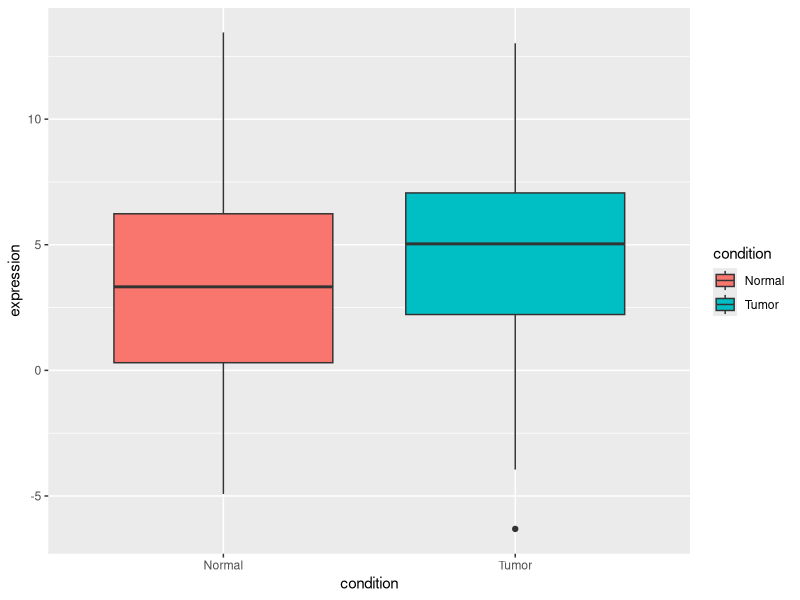
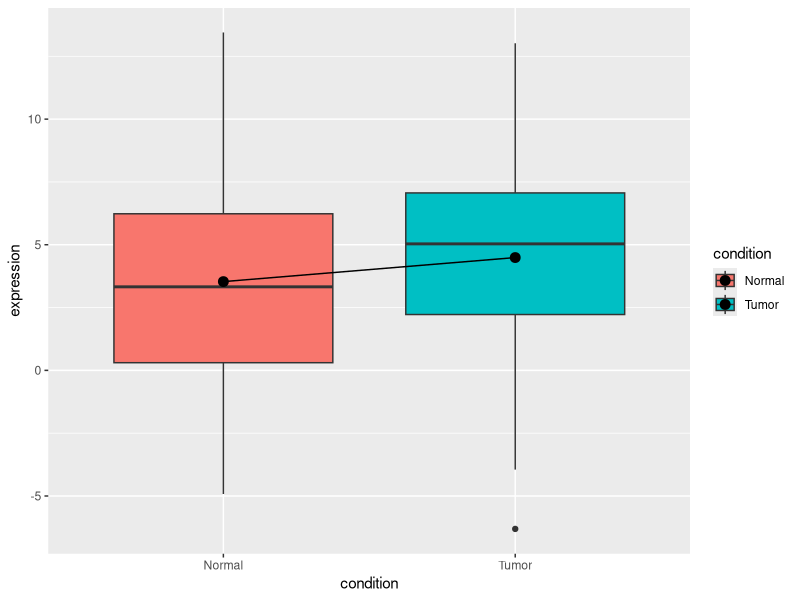
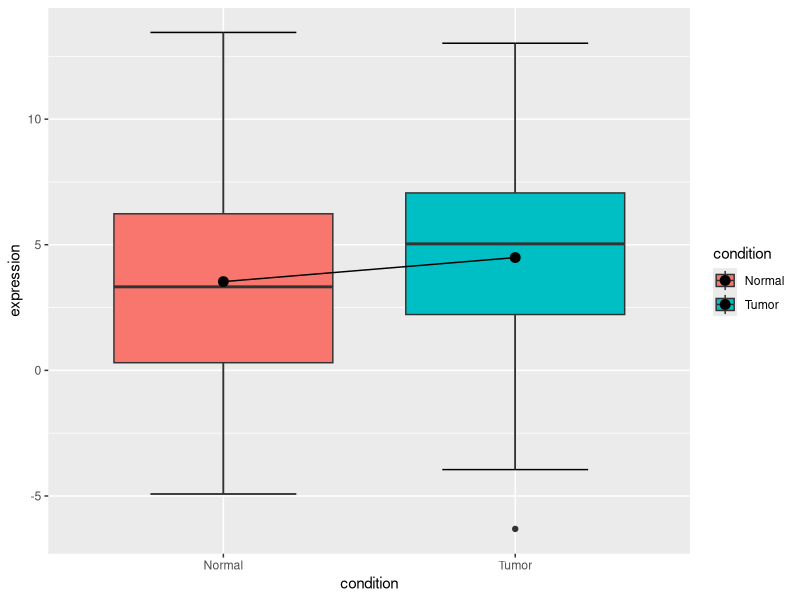
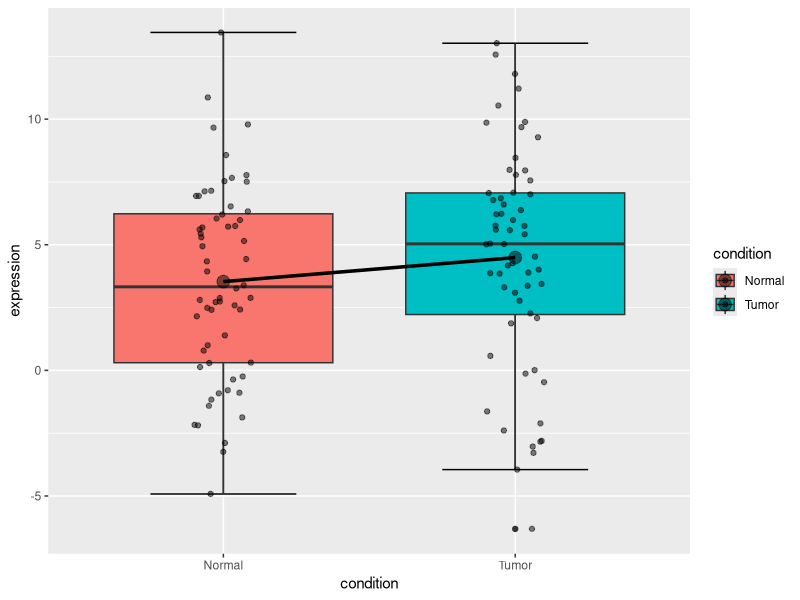
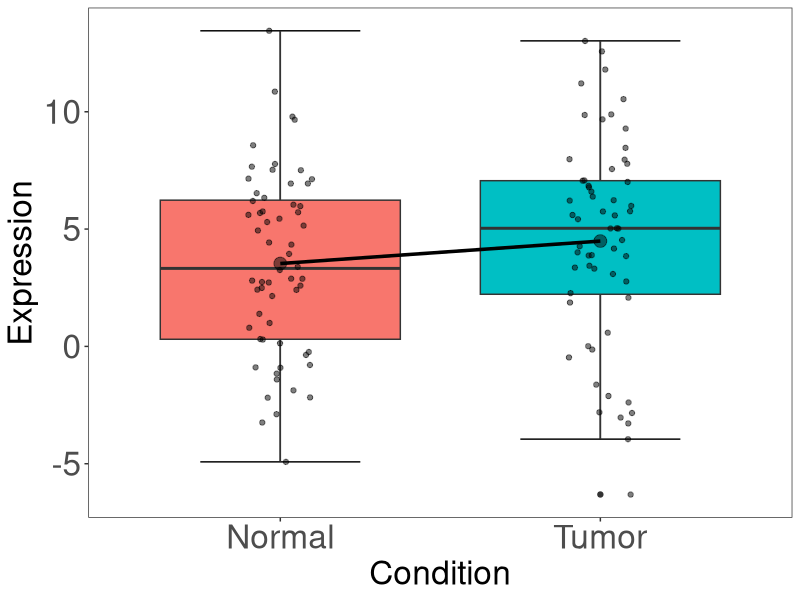
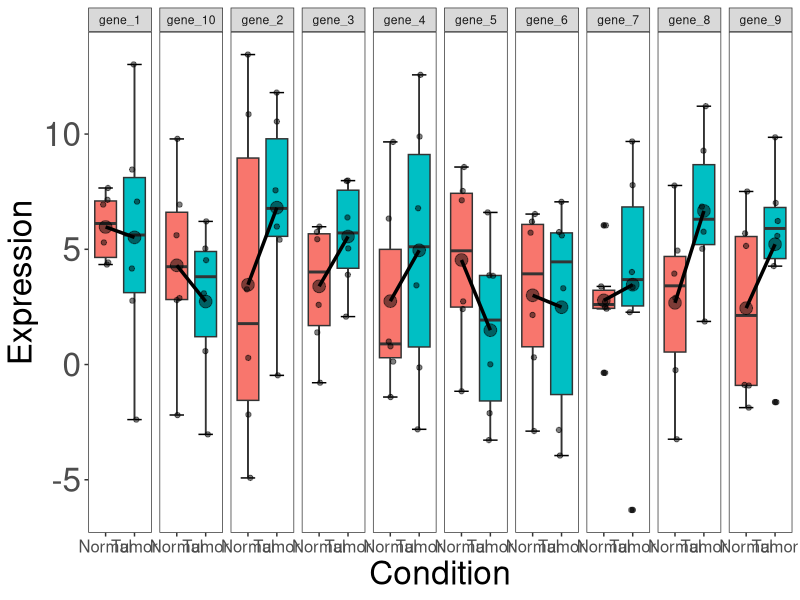
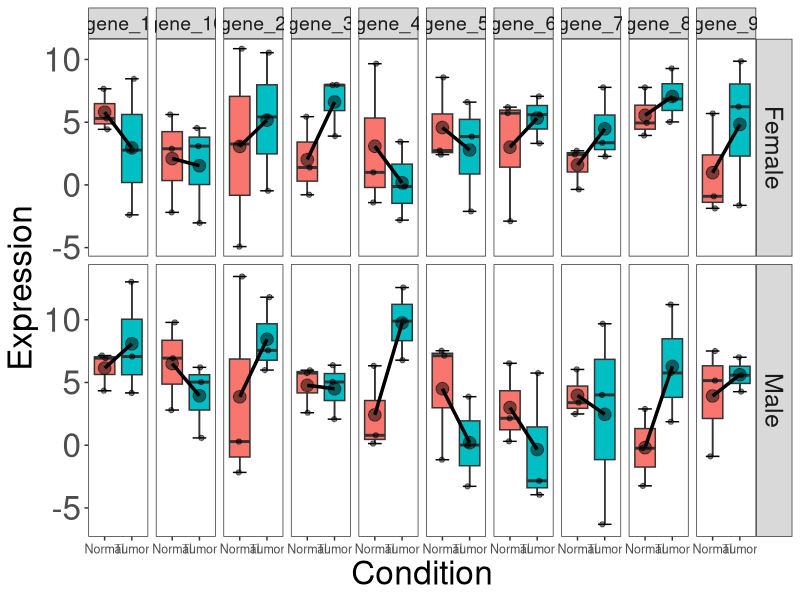
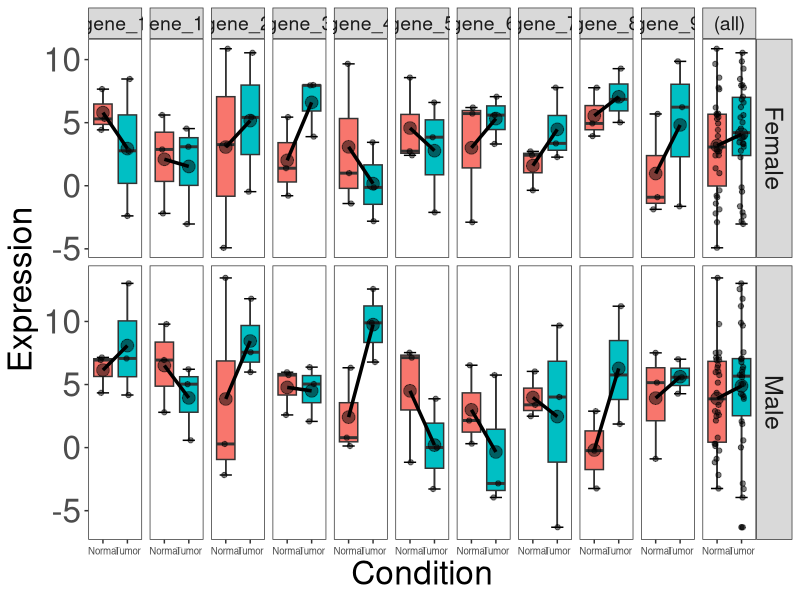

Source code (R) for these figures, in order:
## ---- chunk 1
df1 = data.frame(genes = paste0("gene_", seq(1, 10)), matrix(sample(round(rnorm( 120, 4, 4), 2)), 10, 12))
colnames(df1)[-1] = paste0("sample", seq(1, 12))
head(df1)
## ---- chunk 2
pheno = data.frame(
    samples = paste0("sample", seq(1, 12)),
    condition = rep(c("Normal", "Tumor"), each = 6),
    gender = rep(rep(c("Male", "Female"), each = 3), 2)
)
## ---- chunk 3
library(tidyr)
df2 = gather(df1, "sample", "expression", -genes)
str(df2)
## ---- chunk 4
pheno$samples=as.character(pheno$samples)
df3 = merge(df2, pheno, by.x = "sample", by.y = "samples")
head(df3)
## ---- chunk 5
library(ggplot2)
## ---- chunk 6
df3$sample = as.factor(df3$sample)
## ---- chunk 7
ggplot(df3, aes(x = condition, y = expression, fill = condition)) +
    geom_boxplot(position = position_dodge(width = 1.1)) 
## ---- chunk 8
ggplot(df3, aes(x = condition, y = expression, fill = condition)) +
    geom_boxplot(position = position_dodge(width = 1.1))+
    stat_summary(fun.y=mean, geom="line", aes(group=1))  +
    stat_summary(fun.y=mean, geom="point", size=3)
## ---- chunk 9
ggplot(df3, aes(x = condition, y = expression, fill = condition)) +
    stat_boxplot(geom="errorbar", width=.5)+
    geom_boxplot(position = position_dodge(width = 1.1))+
    stat_summary(fun.y=mean, geom="line", aes(group=1))  +
    stat_summary(fun.y=mean, geom="point", size=3)
## ---- chunk 10
ggplot(df3, aes(x = condition, y = expression, fill = condition)) +
    stat_boxplot(geom="errorbar", width=.5)+
    geom_boxplot(position = position_dodge(width = 1.1))+
    stat_summary(fun.y=mean, geom="line", aes(group=1),lwd=1.2)  +
    stat_summary(fun.y=mean, geom="point", size=4, alpha=0.5)+
    geom_jitter(width = 0.1, color="black", alpha=0.5)
## ---- chunk 11
ggplot(df3, aes(x = condition, y = expression, fill = condition)) +
    stat_boxplot(geom="errorbar", width=.5)+
    geom_boxplot(position = position_dodge(width = 1.1))+
    stat_summary(fun.y=mean, geom="line", aes(group=1),lwd=1.2)  +
    stat_summary(fun.y=mean, geom="point", size=4, alpha=0.5)+
    geom_jitter(width = 0.1, color="black", alpha=0.5) +
    labs(x = "Condition", y = "Expression")+
    theme_bw()+
    theme(
        axis.text.x = element_text(size = 24),
        axis.text.y = element_text(size = 24),
        axis.title.x = element_text(size = 24),
        axis.title.y = element_text(size = 24),
        panel.grid.major = element_blank(),
        panel.grid.minor = element_blank(),
        legend.position = "none",
        )
## ---- chunk 12
ggplot(df3, aes(x = condition, y = expression, fill = condition)) +
    stat_boxplot(geom="errorbar", width=.5)+
    geom_boxplot(position = position_dodge(width = 1.1))+
    stat_summary(fun.y=mean, geom="line", aes(group=1),lwd=1.2)  +
    stat_summary(fun.y=mean, geom="point", size=4, alpha=0.5)+
    geom_jitter(width = 0.1, color="black", alpha=0.5) +
    labs(x = "Condition", y = "Expression")+
    theme_bw()+
    theme(
        axis.text.x = element_text(size = 12),
        axis.text.y = element_text(size = 24),
        axis.title.x = element_text(size = 24),
        axis.title.y = element_text(size = 24),
        panel.grid.major = element_blank(),
        panel.grid.minor = element_blank(),
        legend.position = "none",
    )+
    facet_grid( ~ genes,
        scales = 'free_y',
        space = "free"
    )
## ---- chunk 13
ggplot(df3, aes(x = condition, y = expression, fill = condition)) +
    stat_boxplot(geom="errorbar", width=.5)+
    geom_boxplot(position = position_dodge(width = 1.1))+
    stat_summary(fun.y=mean, geom="line", aes(group=1),lwd=1.2)  +
    stat_summary(fun.y=mean, geom="point", size=4, alpha=0.5)+
    geom_jitter(width = 0.1, color="black", alpha=0.5) +
    labs(x = "Condition", y = "Expression")+
    theme_bw()+
    theme(
        axis.text.x = element_text(size = 9),
        axis.text.y = element_text(size = 24),
        axis.title.x = element_text(size = 24),
        axis.title.y = element_text(size = 24),
        panel.grid.major = element_blank(),
        panel.grid.minor = element_blank(),
        legend.position = "none",
        strip.text.x = element_text(size = 14),
        strip.text.y = element_text(size = 18)
    )+
    facet_grid( gender ~ genes,
        scales = 'free_y',
        space = "free"
    )
## ---- chunk 14
ggplot(df3, aes(x = condition, y = expression, fill = condition)) +
    stat_boxplot(geom="errorbar", width=.5)+
    geom_boxplot(position = position_dodge(width = 1.1))+
    stat_summary(fun.y=mean, geom="line", aes(group=1),lwd=1.2)  +
    stat_summary(fun.y=mean, geom="point", size=4, alpha=0.5)+
    geom_jitter(width = 0.1, color="black", alpha=0.5) +
    labs(x = "Condition", y = "Expression")+
    theme_bw()+
    theme(
        axis.text.x = element_text(size = 7),
        axis.text.y = element_text(size = 24),
        axis.title.x = element_text(size = 24),
        axis.title.y = element_text(size = 24),
        panel.grid.major = element_blank(),
        panel.grid.minor = element_blank(),
        legend.position = "none",
        strip.text.x = element_text(size = 14),
        strip.text.y = element_text(size = 18)
    )+
    facet_grid( gender ~ genes,
        scales = 'free_y',
        space = "free",
        margins = "genes"
    )
